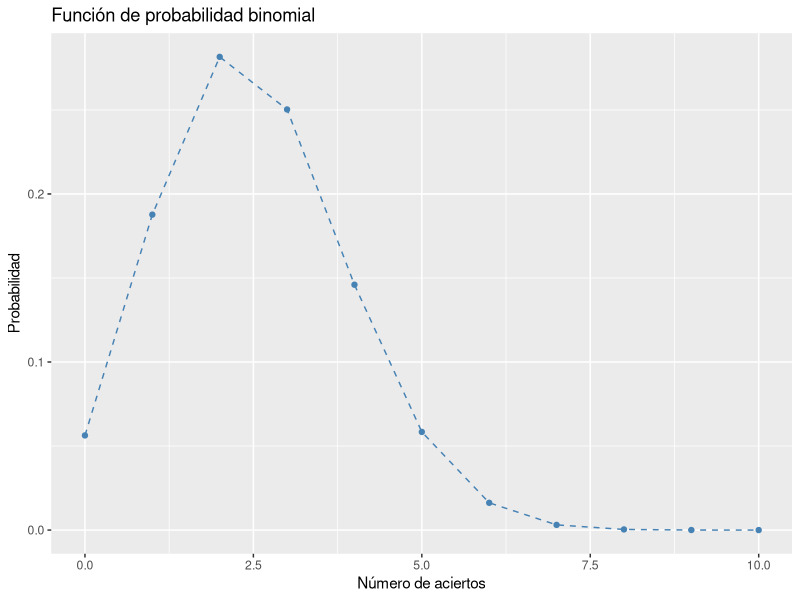
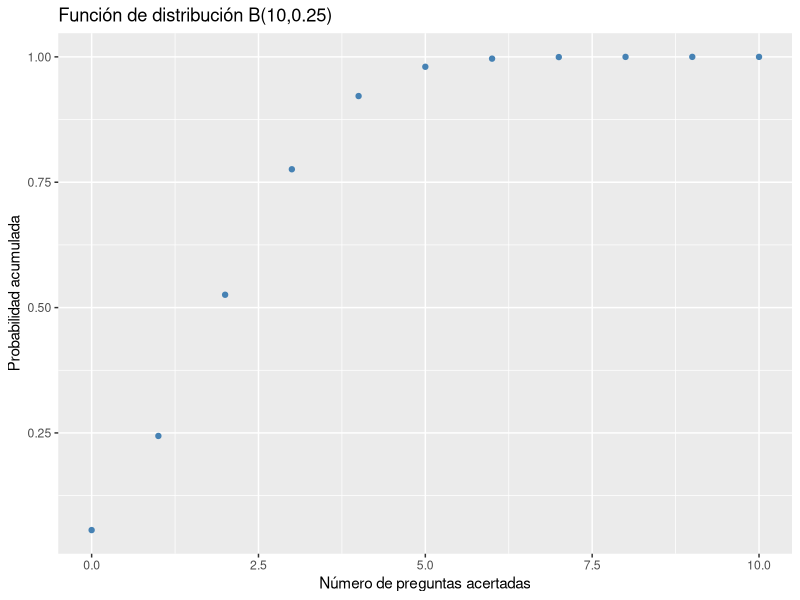

Write the R code that produced these figures, in order.
library(kableExtra)
x <- 0:10
f <- dbinom(x, 10, 0.25)
df <- data.frame(x, f)
df %>% 
    kable() %>% 
    kable_styling(full_width = F)

library(ggplot2)

# Datos de la función de probabilidad
x <- 0:10
f <- dbinom(x, 10, 0.25)
df <- data.frame(x, f)

# Dibujar la gráfica de la función de probabilidad
ggplot(df, aes(x = x, y = f)) +
  geom_point(color = "steelblue") +
  geom_line(color = "steelblue", linetype = "dashed") +
  labs(title = "Función de probabilidad binomial", 
  x = "Número de aciertos", y = "Probabilidad")


library(ggplot2)
df$F <- pbinom(x, 10, 0.25)
ggplot(df, aes(x = x, y = F)) +
    geom_point(color = "steelblue") +
    labs(title = "Función de distribución B(10,0.25)",
    x = "Número de preguntas acertadas", y = "Probabilidad acumulada")

p_acumulada <- pbinom(3, 10, 0.25)
print(p_acumulada)

p_aprobacion <- pbinom(4, 10, 0.25, lower.tail = FALSE)
print(p_aprobacion)

p_notable <- pbinom(8, 10, 0.25) - pbinom(6, 10, 0.25)
print(p_notable)
